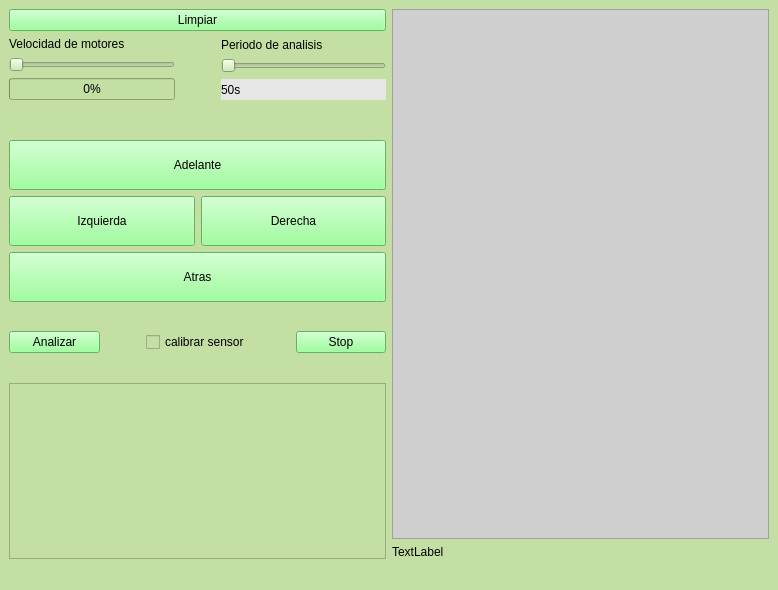
<?xml version="1.0" encoding="UTF-8"?>
<ui version="4.0">
 <class>MainWindow</class>
 <widget class="QMainWindow" name="MainWindow">
  <property name="enabled">
   <bool>true</bool>
  </property>
  <property name="geometry">
   <rect>
    <x>0</x>
    <y>0</y>
    <width>778</width>
    <height>590</height>
   </rect>
  </property>
  <property name="windowTitle">
   <string>Mapa</string>
  </property>
  <property name="styleSheet">
   <string notr="true">background-color: #c4dfa4;</string>
  </property>
  <widget class="QWidget" name="centralwidget">
   <layout class="QHBoxLayout" name="horizontalLayout_2">
    <item>
     <layout class="QVBoxLayout" name="verticalLayout_4">
      <property name="spacing">
       <number>6</number>
      </property>
      <item>
       <widget class="QPushButton" name="limpiar">
        <property name="styleSheet">
         <string notr="true">background-color:#83ff81;</string>
        </property>
        <property name="text">
         <string>Limpiar</string>
        </property>
       </widget>
      </item>
      <item>
       <layout class="QHBoxLayout" name="horizontalLayout_7">
        <item>
         <layout class="QVBoxLayout" name="verticalLayout_7">
          <item>
           <widget class="QLabel" name="label_2">
            <property name="text">
             <string>Velocidad de motores</string>
            </property>
           </widget>
          </item>
          <item>
           <widget class="QSlider" name="horizontalSlider">
            <property name="maximum">
             <number>100</number>
            </property>
            <property name="orientation">
             <enum>Qt::Orientation::Horizontal</enum>
            </property>
           </widget>
          </item>
          <item>
           <widget class="QProgressBar" name="progressBar">
            <property name="value">
             <number>0</number>
            </property>
           </widget>
          </item>
         </layout>
        </item>
        <item>
         <spacer name="horizontalSpacer">
          <property name="orientation">
           <enum>Qt::Orientation::Horizontal</enum>
          </property>
          <property name="sizeType">
           <enum>QSizePolicy::Policy::Maximum</enum>
          </property>
          <property name="sizeHint" stdset="0">
           <size>
            <width>40</width>
            <height>20</height>
           </size>
          </property>
         </spacer>
        </item>
        <item>
         <layout class="QVBoxLayout" name="verticalLayout_5">
          <item>
           <widget class="QLabel" name="label">
            <property name="text">
             <string>Periodo de analisis</string>
            </property>
           </widget>
          </item>
          <item>
           <widget class="QSlider" name="horizontalSlider_2">
            <property name="minimum">
             <number>50</number>
            </property>
            <property name="maximum">
             <number>500</number>
            </property>
            <property name="orientation">
             <enum>Qt::Orientation::Horizontal</enum>
            </property>
           </widget>
          </item>
          <item>
           <widget class="QLabel" name="label_3">
            <property name="minimumSize">
             <size>
              <width>0</width>
              <height>21</height>
             </size>
            </property>
            <property name="font">
             <font>
              <family>Segoe UI</family>
             </font>
            </property>
            <property name="styleSheet">
             <string notr="true">background-color: #e6e6e6;</string>
            </property>
            <property name="text">
             <string>50s</string>
            </property>
           </widget>
          </item>
         </layout>
        </item>
       </layout>
      </item>
      <item>
       <spacer name="verticalSpacer_2">
        <property name="orientation">
         <enum>Qt::Orientation::Vertical</enum>
        </property>
        <property name="sizeHint" stdset="0">
         <size>
          <width>20</width>
          <height>50</height>
         </size>
        </property>
       </spacer>
      </item>
      <item>
       <layout class="QVBoxLayout" name="verticalLayout">
        <item>
         <layout class="QVBoxLayout" name="verticalLayout_2">
          <item>
           <widget class="QPushButton" name="pushButton_adelante">
            <property name="sizePolicy">
             <sizepolicy hsizetype="Minimum" vsizetype="Fixed">
              <horstretch>0</horstretch>
              <verstretch>0</verstretch>
             </sizepolicy>
            </property>
            <property name="minimumSize">
             <size>
              <width>50</width>
              <height>50</height>
             </size>
            </property>
            <property name="styleSheet">
             <string notr="true">background-color:#83ff81;</string>
            </property>
            <property name="text">
             <string>Adelante</string>
            </property>
           </widget>
          </item>
         </layout>
        </item>
        <item>
         <layout class="QHBoxLayout" name="horizontalLayout">
          <item>
           <widget class="QPushButton" name="pushButton_izquierda">
            <property name="minimumSize">
             <size>
              <width>50</width>
              <height>50</height>
             </size>
            </property>
            <property name="styleSheet">
             <string notr="true">background-color: #83ff81;</string>
            </property>
            <property name="text">
             <string>Izquierda</string>
            </property>
           </widget>
          </item>
          <item>
           <widget class="QPushButton" name="pushButton_derecha">
            <property name="minimumSize">
             <size>
              <width>50</width>
              <height>50</height>
             </size>
            </property>
            <property name="styleSheet">
             <string notr="true">background-color: #83ff81;</string>
            </property>
            <property name="text">
             <string>Derecha</string>
            </property>
           </widget>
          </item>
         </layout>
        </item>
        <item>
         <layout class="QVBoxLayout" name="verticalLayout_3">
          <item>
           <widget class="QPushButton" name="pushButton_atras">
            <property name="minimumSize">
             <size>
              <width>50</width>
              <height>50</height>
             </size>
            </property>
            <property name="styleSheet">
             <string notr="true">background-color: #83ff81;</string>
            </property>
            <property name="text">
             <string>Atras</string>
            </property>
           </widget>
          </item>
         </layout>
        </item>
       </layout>
      </item>
      <item>
       <spacer name="verticalSpacer_3">
        <property name="orientation">
         <enum>Qt::Orientation::Vertical</enum>
        </property>
        <property name="sizeHint" stdset="0">
         <size>
          <width>20</width>
          <height>40</height>
         </size>
        </property>
       </spacer>
      </item>
      <item>
       <layout class="QHBoxLayout" name="horizontalLayout_11">
        <item>
         <widget class="QPushButton" name="pushButton_2">
          <property name="styleSheet">
           <string notr="true">background-color: #83ff81;</string>
          </property>
          <property name="text">
           <string>Analizar</string>
          </property>
         </widget>
        </item>
        <item>
         <spacer name="horizontalSpacer_2">
          <property name="orientation">
           <enum>Qt::Orientation::Horizontal</enum>
          </property>
          <property name="sizeType">
           <enum>QSizePolicy::Policy::Maximum</enum>
          </property>
          <property name="sizeHint" stdset="0">
           <size>
            <width>40</width>
            <height>20</height>
           </size>
          </property>
         </spacer>
        </item>
        <item>
         <widget class="QCheckBox" name="checkBox_2">
          <property name="text">
           <string>calibrar sensor</string>
          </property>
         </widget>
        </item>
        <item>
         <spacer name="horizontalSpacer_3">
          <property name="orientation">
           <enum>Qt::Orientation::Horizontal</enum>
          </property>
          <property name="sizeType">
           <enum>QSizePolicy::Policy::Maximum</enum>
          </property>
          <property name="sizeHint" stdset="0">
           <size>
            <width>40</width>
            <height>20</height>
           </size>
          </property>
         </spacer>
        </item>
        <item>
         <widget class="QPushButton" name="pushButton">
          <property name="styleSheet">
           <string notr="true">background-color: #83ff81;</string>
          </property>
          <property name="text">
           <string>Stop</string>
          </property>
         </widget>
        </item>
       </layout>
      </item>
      <item>
       <spacer name="verticalSpacer">
        <property name="orientation">
         <enum>Qt::Orientation::Vertical</enum>
        </property>
        <property name="sizeHint" stdset="0">
         <size>
          <width>20</width>
          <height>40</height>
         </size>
        </property>
       </spacer>
      </item>
      <item>
       <layout class="QVBoxLayout" name="verticalLayout_6">
        <item>
         <widget class="QPlainTextEdit" name="plainTextEdit"/>
        </item>
       </layout>
      </item>
     </layout>
    </item>
    <item>
     <layout class="QVBoxLayout" name="verticalLayout_9">
      <item>
       <widget class="MyGraphicsView" name="graphicsView">
        <property name="styleSheet">
         <string notr="true">background-color: #cfcfcf;</string>
        </property>
       </widget>
      </item>
      <item>
       <widget class="QLabel" name="label_4">
        <property name="text">
         <string>TextLabel</string>
        </property>
       </widget>
      </item>
     </layout>
    </item>
   </layout>
  </widget>
  <widget class="QMenuBar" name="menubar">
   <property name="geometry">
    <rect>
     <x>0</x>
     <y>0</y>
     <width>778</width>
     <height>22</height>
    </rect>
   </property>
  </widget>
  <widget class="QStatusBar" name="statusbar"/>
 </widget>
 <customwidgets>
  <customwidget>
   <class>MyGraphicsView</class>
   <extends>QGraphicsView</extends>
   <header>mygraphicsview.h</header>
  </customwidget>
 </customwidgets>
 <resources/>
 <connections/>
</ui>
